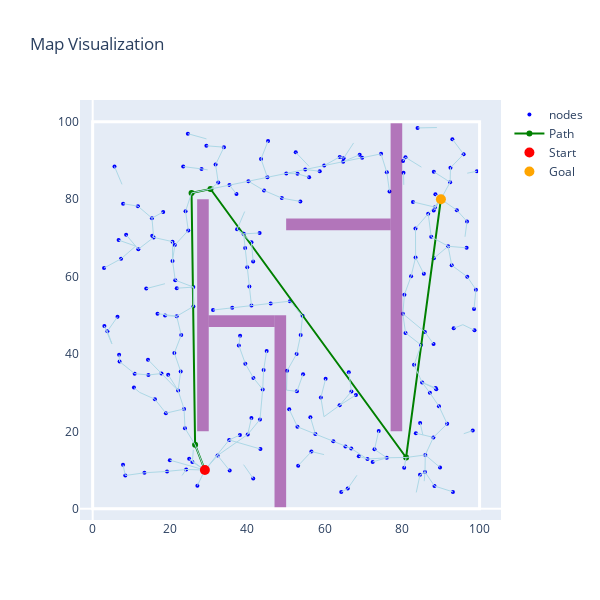

Write notebook code for a chart like this one.
### Code cell
visualize_map_shapes(maze_map.grid, obs=maze_map.obstacles, start=maze_map.start, goal=maze_map.goal, path=result2.path, nodes=list(map(lambda x: x.position, result2.nodes)), edges=result2.edges)
